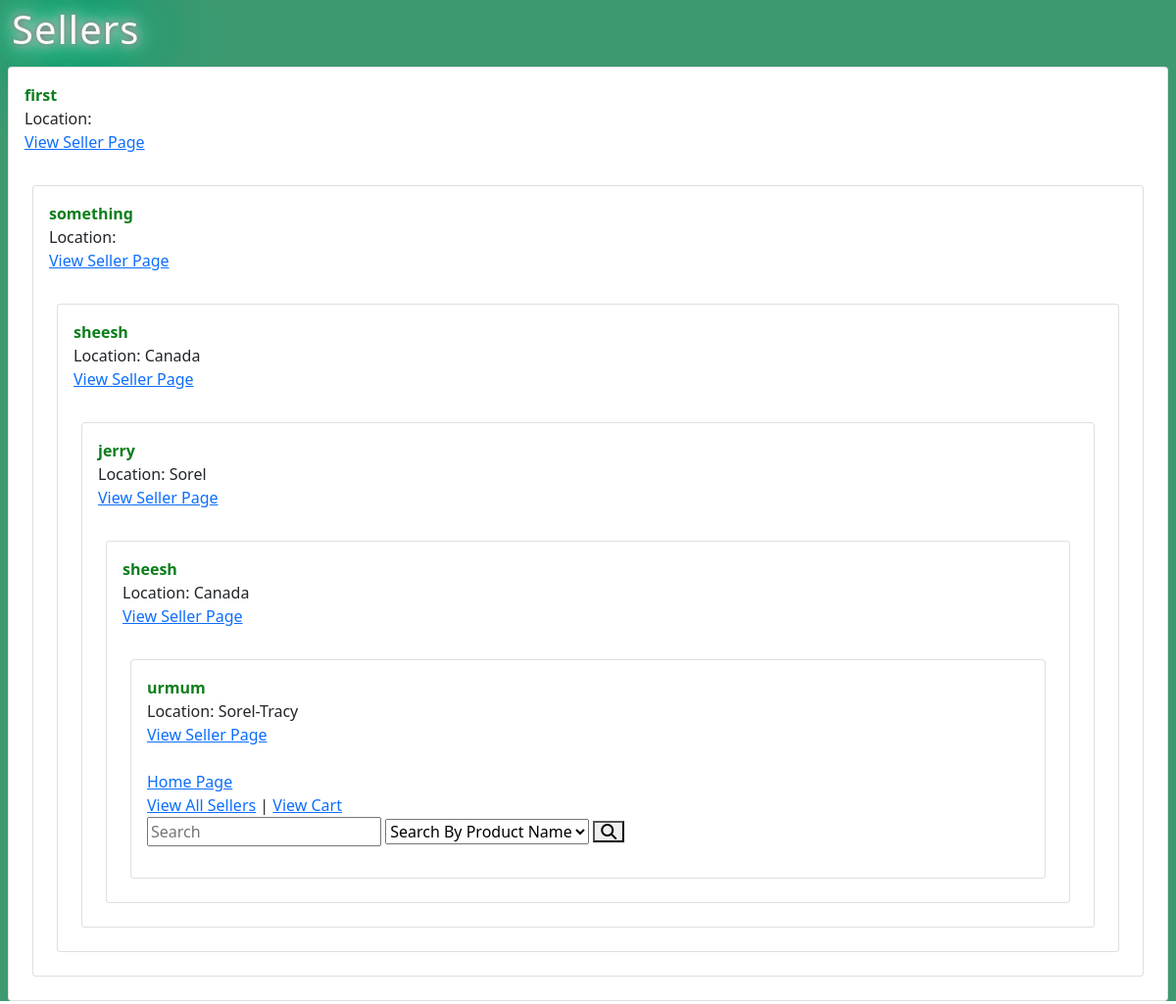
Before: /Seller/list with the older database file.
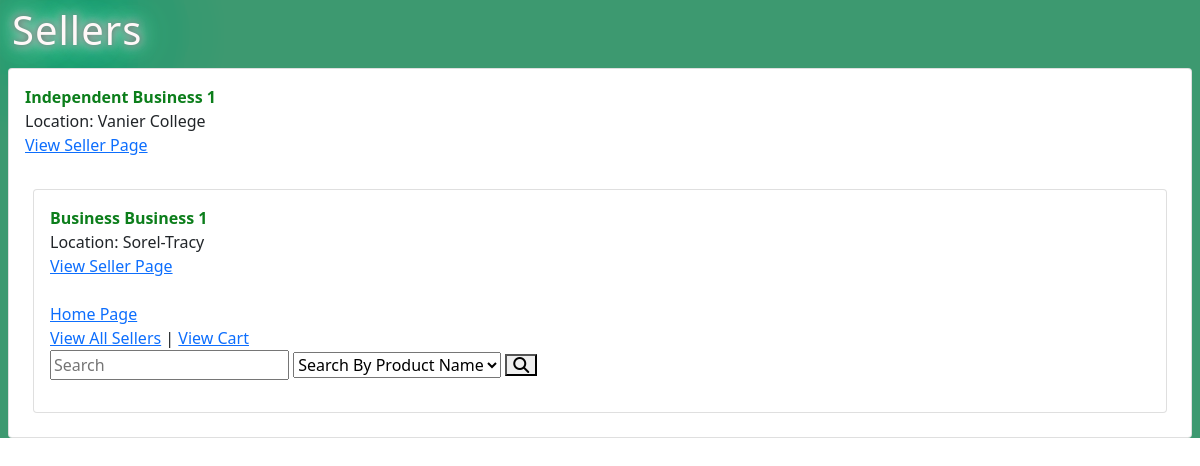
After: the same page with the newer database file.
### tables this page shows
CREATE TABLE `seller` (
  `seller_id` int(11) NOT NULL,
  `user_id` int(11) NOT NULL,
  `type` tinyint(1) NOT NULL COMMENT '0 is independent, 1 is business',
  `name` varchar(40) NOT NULL,
  `location` varchar(100) NOT NULL
);

### app/controllers/Seller.php (called while the page is built, shortened)
<?php
        class Seller extends \app\core\Controller {
            public function list() {
                $sellerObj = new \app\models\Seller();
                $sellers = $sellerObj->getAll();
                $this->view('Seller/list', $sellers);
            }
        }

### app/core/App.php (called while the page is built, shortened)
<?php
		class App {
			private $method = 'index';
			public function __construct() {
				$url = self::parseUrl();
				if (isset($url[0])) {
					unset($url[0]);
				}
				$this->controller = new $this->controller;
				if (isset($url[1])) {
					if (method_exists($this->controller, $url[1]))
						$this->method = $url[1];
					unset($url[1]);
				}
				$this->params = $url ? array_values($url) : [];
				call_user_func_array([$this->controller, $this->method], $this->params);
			}
			private static function parseUrl() {
				if (isset($_GET['url'])) {
					return explode('/',
						filter_var(
							rtrim($_GET['url'], '/'),
							FILTER_SANITIZE_URL)
					);
				}
			}
		}

### index.php (called while the page is built, shortened)
<?php
    new \app\core\App();

### app/models/Seller.php (called while the page is built, shortened)
<?php
    class Seller extends \app\core\Model {
        function getAll() {
            $SQL = 'SELECT * FROM seller';
            $STMT = self::$_connection->prepare($SQL);
            $STMT->execute();
            $STMT->setFetchMode(\PDO::FETCH_CLASS, "app\models\Seller");
            return $STMT->fetchAll();
        }
    }

### app/core/DBConnection.php (called while the page is built, shortened)
<?php
		class DBConnection {
			static $connection = null;
			private function __construct() {
				if (self::$connection == null) {
					$host = 'localhost';
					$DBname = 'projectdb';
					$user = 'root';
					$password = '';
					self::$connection = new \PDO("mysql:host=$host;dbname=$DBname", $user, $password);
				}
			}
			public static function getInstance() {
				return self::$connection;
			}
		}

### app/views/Seller/list.php (the view, shortened to what this page needs)
<html>
	<head>
		<link rel="stylesheet" href="../public/css/style.css">
		<link href="https://cdn.jsdelivr.net/npm/bootstrap@5.1.3/dist/css/bootstrap.min.css" rel="stylesheet">
	</head>
	<body>
		<div class='products'>
		<h1 id='all'>Sellers</h1>
		<?php
          	foreach($data as $seller) {
				echo "<div class='card m-2'>
				<div class='card-body'>
				<b>$seller->name</b> <br>
				Location: $seller->location <br>
				<a href='/Seller/index/$seller->seller_id'>View Seller Page</a> <br> <br>";
        	}
        ?>
		</div>
	</body>
</html>

Changed rows visible on the page:
removed seller: name "sheesh", location "Canada"
removed seller: name "jerry", location "Sorel"
removed seller: name "sheesh", location "Canada"
removed seller: name "urmum", location "Sorel-Tracy"
changed seller: name "first" → "Independent Business 1"; location (not shown) → "Vanier College"
changed seller: name "something" → "Business Business 1"; location (not shown) → "Sorel-Tracy"
